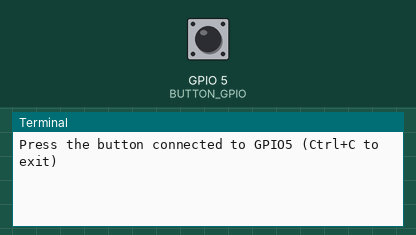
Bench run of a program on a simulated Raspberry Pi (BCM pin numbers). Shown: the last lines printed to the terminal. The inputs (shaded band) are chosen by the test bench; at power-on: GPIO 5 (BUTTON_GPIO) HIGH.

Above: at 1.2 s.
1.3 s: GPIO 5 (BUTTON_GPIO) pulled LOW for 0.15 s
At 2.0 s:
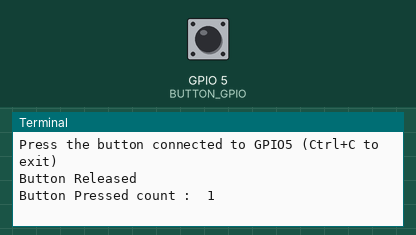
2.9 s: GPIO 5 (BUTTON_GPIO) pulled LOW for 1 s
At 3.3 s:
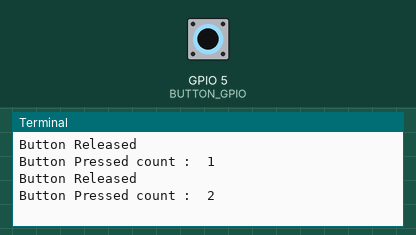
5.4 s: GPIO 5 (BUTTON_GPIO) pulled LOW for 0.15 s
At 6.4 s:
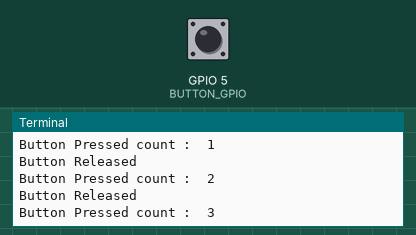

Measured:
- after the input at 1.3 s, the terminal: prints a new line at once (image 1)
- after the input at 2.9 s, the terminal: prints a new line at once (image 2)
- after the input at 5.4 s, the terminal: prints a new line at once (image 3)

The program:

001_8_gpio_input2.py
```python
'''
푸시버튼의 입력 상태를 화면에 출력
이벤트 기반 동작
0.1초 단위로 상태를 확인
Ctrl+C 누르면 프로그램 종료
푸시버튼 : BCM gpio5
        내부 pull-up 저항 사용
'''
import RPi.GPIO as GPIO
import time

num = 0


# button의 callback 함수
def button_callback(channel):
    global num
    num += 1
    if GPIO.input(channel) == GPIO.HIGH:
        print("Button Pressed")
    else:
        print("Button Released")
    print("Button Pressed count : ", num)

# GPIO setup
BUTTON_GPIO = 5
GPIO.setmode(GPIO.BCM)
GPIO.setup(BUTTON_GPIO, GPIO.IN, pull_up_down=GPIO.PUD_UP)    # 내부 풀업 저항 사용

# Event 방식으로 Rising edge 감지
# bouncetime : 200ms 이내에 다시 이벤트 발생하지 않도록 설정

# rising edge를 검출하고자 GPIO.RASING으로 설정할 경우, Release 시에 callback이 발생함
#GPIO.add_event_detect(BUTTON_GPIO, GPIO.RISING, callback=button_callback, bouncetime=200)
# 놓을 때 반응

# falling edge를 검출하고자 GPIO.FALLING으로 설정할 경우, Press 시에 callback이 발생함
GPIO.add_event_detect(BUTTON_GPIO, GPIO.FALLING, callback=button_callback, bouncetime=200)
#GPIO.add_event_detect(BUTTON_GPIO, GPIO.RISING, callback=button_callback, bouncetime=200)
# 둘다 반응

# rasing/falling edge를 모두 검출하고자 GPIO.BOTH으로 설정할 경우, Press Release 시에도 callback이 발생함
#GPIO.add_event_detect(BUTTON_GPIO, GPIO.BOTH, callback=button_callback, bouncetime=200)

print("Press the button connected to GPIO5 (Ctrl+C to exit)")

try:
    while True:
        time.sleep(0.1)
except KeyboardInterrupt:
    print("\nExiting program")
finally:
    GPIO.cleanup()
```
